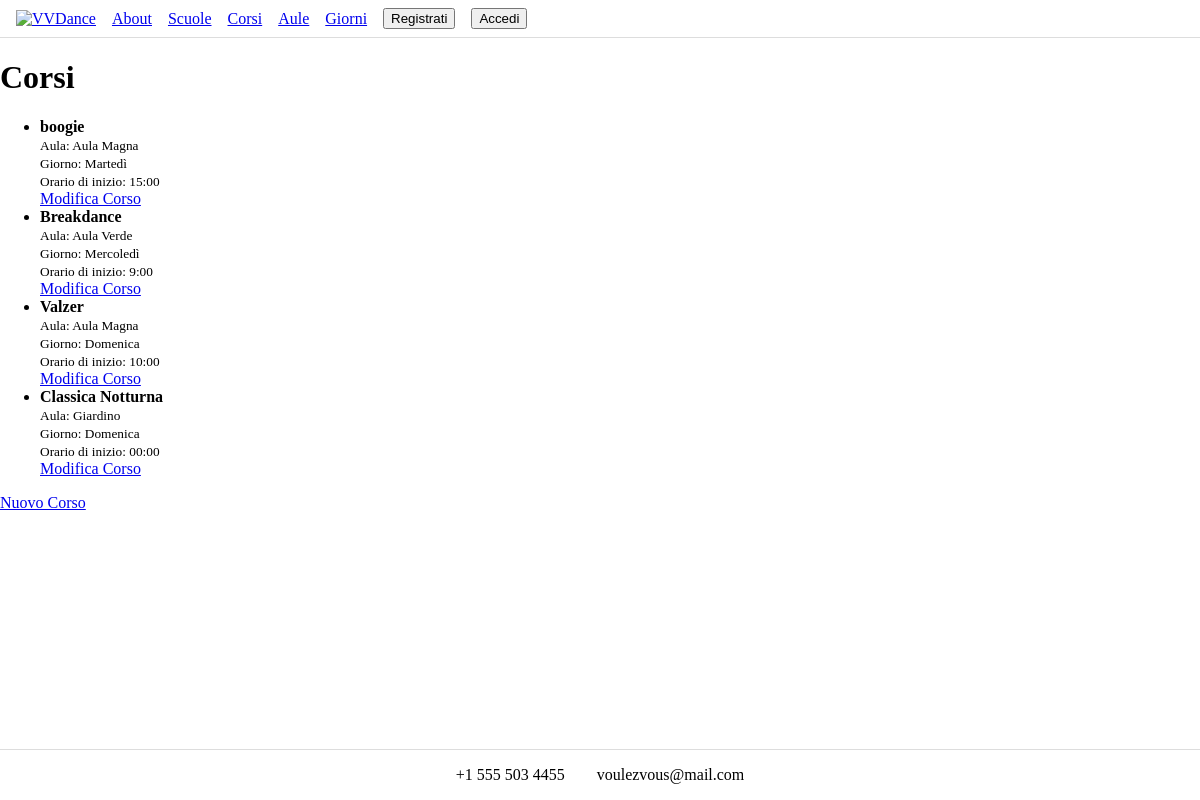
/corsi/, run on the app's committed database.
### school/models.py (models this page shows, shortened)
class Course(models.Model):
    subject=models.CharField(max_length=64)
    day_of_the_week=models.ForeignKey(DayOfTheWeek, on_delete=models.CASCADE)
    starting_hour=models.CharField(max_length=32)
    classroom=models.ForeignKey(Classroom, on_delete=models.CASCADE)
    school=models.ForeignKey('schoolmanagement.School', on_delete=models.CASCADE)

class Classroom(models.Model):
    name=models.CharField(max_length=64)
    capacity=models.CharField(max_length=32)

class DayOfTheWeek(models.Model):
    number=models.CharField(max_length=1)
    name=models.CharField(max_length=9)

### dance_school/views.py (the view)
# urls.py: path('corsi/', view=views.lista_corsi, name='corsi'),
def lista_corsi(request):
    corsi = Course.objects.all()
    return render(request, "corsi.html", {"corsi": corsi})

### templates/corsi.html (shortened to what this page needs)
{% extends "base.html" %}
{% load static %}
{% block content %}
<div>
    <h1>Corsi</h1>
    <ul>
        {% for corso in corsi %}
        <li>
            <div>
                <strong>{{ corso.subject }}</strong>
                <br><small>Aula: {{ corso.classroom.name }}</small>
                <br><small>Giorno: {{ corso.day_of_the_week.name }}</small>
                <br><small>Orario di inizio: {{ corso.starting_hour }}</small>
            </div>
            <div>
                <a href="{% url 'modifica-corso' corso.pk %}">Modifica Corso</a>
            </div>
        </li>
        {% empty %}
        <li>No corsi trovati</li>
        {% endfor %}
    </ul>
    <a href="{% url 'nuovo-corso' %}">Nuovo Corso</a>
</div>
{% endblock %}

### static/css/style.css (style rules this page uses)
* { box-sizing: border-box; }
body { margin: 0; min-height: 100vh; display: flex; flex-direction: column; }

### data on the page
Course: subject "boogie", classroom.name "Aula Magna", day_of_the_week.name "Martedì", starting_hour "15:00"
Course: subject "Breakdance", classroom.name "Aula Verde", day_of_the_week.name "Mercoledì", starting_hour "9:00"
Course: subject "Valzer", classroom.name "Aula Magna", day_of_the_week.name "Domenica", starting_hour "10:00"
Course: subject "Classica Notturna", classroom.name "Giardino", day_of_the_week.name "Domenica", starting_hour "00:00"
